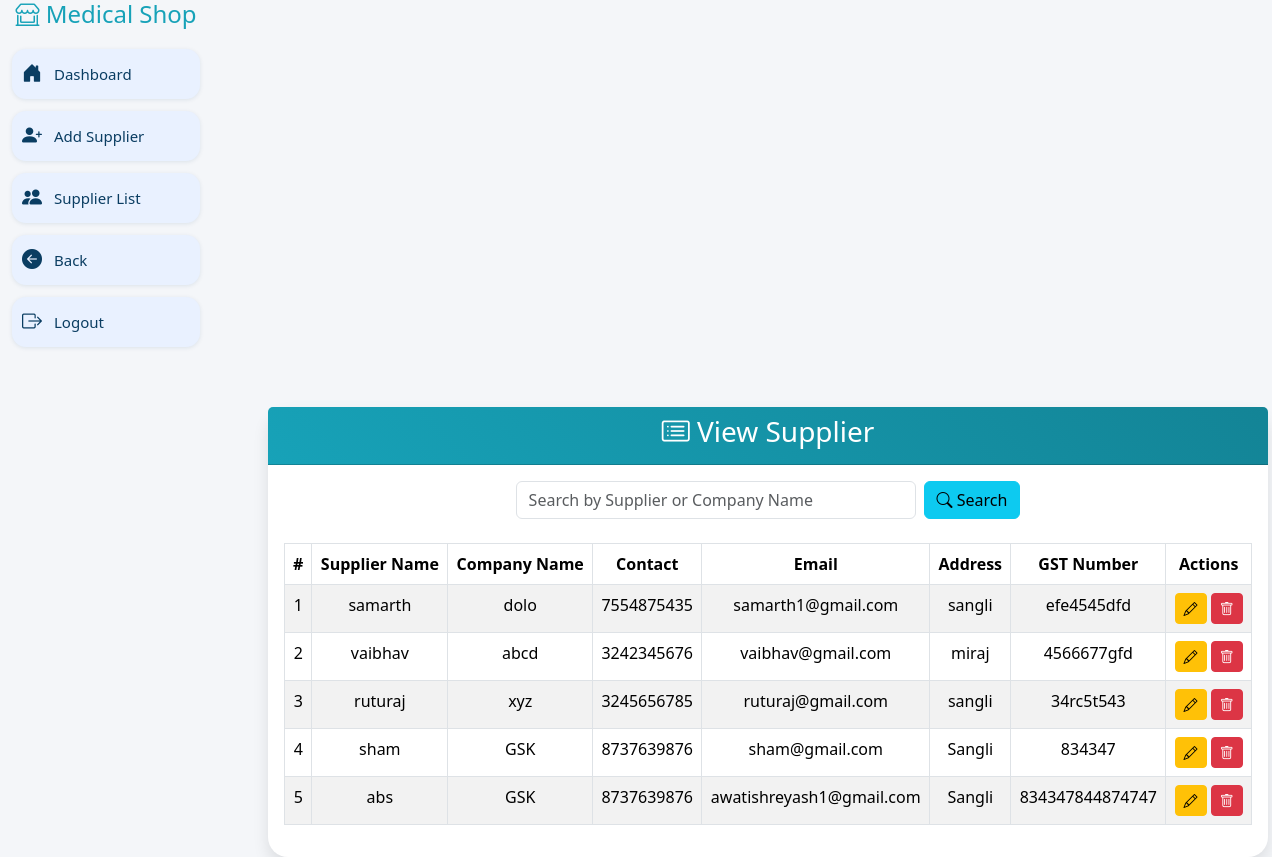
Screenshot of /supplier_master/view_supplier.php with the database file from the repository.
### tables this page shows
CREATE TABLE `supplier_master` (
  `id` int(11) NOT NULL,
  `supplier_name` varchar(100) NOT NULL,
  `company_name` varchar(100) DEFAULT NULL,
  `contact_number` varchar(15) DEFAULT NULL,
  `email` varchar(100) DEFAULT NULL,
  `address` text DEFAULT NULL,
  `gst_number` varchar(25) DEFAULT NULL,
  `created_at` datetime DEFAULT current_timestamp()
);

### supplier_master/view_supplier.php (the view, shortened to what this page needs)
<?php
$conn = new mysqli("localhost", "root", "", "medical_shop");
$search = "";
if (isset($_GET['search'])) {
    $search = trim($_GET['search']);
    $sql = "SELECT * FROM supplier_master WHERE supplier_name LIKE '%$search%' OR company_name LIKE '%$search%'";
} else {
    $sql = "SELECT * FROM supplier_master";
}
$result = $conn->query($sql);
?>
<!DOCTYPE html>
<html lang="en">
<head>
    <link href="https://cdn.jsdelivr.net/npm/bootstrap@5.3.2/dist/css/bootstrap.min.css" rel="stylesheet">
    <link href="https://cdn.jsdelivr.net/npm/bootstrap-icons@1.10.5/font/bootstrap-icons.css" rel="stylesheet">
    <link rel="stylesheet" href="../nav.css">
</head>
<body>
<div class="container-fluid">
    <div class="row">
        <?php include 'navbar6.php'; ?>
        <div class="col-md-10 offset-md-1 mt-5">
            <div class="card">
                <div class="card-header text-center">
                    <h3><i class="bi bi-card-list"></i> View Supplier</h3>
                </div>
                <div class="card-body">
                    <form method="GET" class="mb-4 d-flex justify-content-center">
                        <input type="text" name="search" class="form-control search-box me-2" placeholder="Search by Supplier or Company Name" value="<?= htmlspecialchars($search) ?>">
                        <button type="submit" class="btn btn-info"><i class="bi bi-search"></i> Search</button>
                    </form>
                    <div class="table-responsive">
                        <table class="table table-bordered table-striped table-hover">
                            <thead class="text-center">
                                <tr>
                                    <th>#</th>
                                    <th>Supplier Name</th>
                                    <th>Company Name</th>
                                    <th>Contact</th>
                                    <th>Email</th>
                                    <th>Address</th>
                                    <th>GST Number</th>
                                    <th>Actions</th>
                                </tr>
                            </thead>
                            <tbody class="text-center">
                                <?php
                                if ($result && $result->num_rows > 0) {
                                    $count = 1;
                                    while ($row = $result->fetch_assoc()) {
                                        echo "<tr>
                                            <td>{$count}</td>
                                            <td>{$row['supplier_name']}</td>
                                            <td>{$row['company_name']}</td>
                                            <td>{$row['contact_number']}</td>
                                            <td>{$row['email']}</td>
                                            <td>{$row['address']}</td>
                                            <td>{$row['gst_number']}</td>
                                            <td>
                                                <a href='update_supplier.php?id={$row['id']}' class='btn btn-sm btn-warning'><i class='bi bi-pencil'></i></a>
                                                <a href='view_supplier.php?delete_id={$row['id']}' class='btn btn-sm btn-danger' onclick=\"return confirm('Are you sure to delete this supplier?');\"><i class='bi bi-trash'></i></a>
                                            </td>
                                        </tr>";
                                        $count++;
                                    }
                                } else {
                                    echo "<tr><td colspan='8'>No suppliers found.</td></tr>";
                                }
                                ?>
                            </tbody>
                        </table>
                    </div>
                </div>
            </div>
        </div>
    </div>
</div>
</body>
</html>

### supplier_master/view_supplier.php (style rules this page uses)
body { background-color: #f4f6f9; }
.card { border-radius: 20px; box-shadow: 0 8px 16px rgba(0,0,0,0.1); border: none; left :150px; width: 1000px; }
.card-header { background: linear-gradient(45deg, #17a2b8, #138496); color: white; border-radius: 20px 20px 0 0; }
.table thead { background-color: #17a2b8; color: white; }
.search-box { max-width: 400px; }

### rows the page displays
supplier_master: supplier_name "samarth", company_name "dolo", contact_number "7554875435", email "samarth1@gmail.com", address "sangli", gst_number "efe4545dfd"
supplier_master: supplier_name "vaibhav", company_name "abcd", contact_number "3242345676", email "vaibhav@gmail.com", address "miraj", gst_number "4566677gfd"
supplier_master: supplier_name "ruturaj", company_name "xyz", contact_number "3245656785", email "ruturaj@gmail.com", address "sangli", gst_number "34rc5t543"
supplier_master: supplier_name "sham", company_name "GSK", contact_number "8737639876", email "sham@gmail.com", address "Sangli", gst_number "834347"
supplier_master: supplier_name "abs", company_name "GSK", contact_number "8737639876", email "awatishreyash1@gmail.com", address "Sangli", gst_number "834347844874747"
